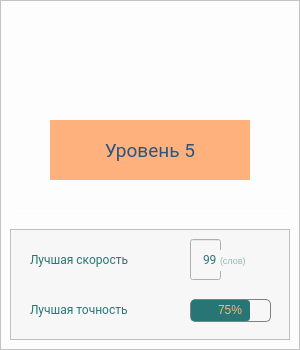
   <widget class="QFrame" name="frame_level_5">
    <property name="geometry">
     <rect>
      <x>1470</x>
      <y>100</y>
      <width>300</width>
      <height>350</height>
     </rect>
    </property>
    <property name="styleSheet">
     <string notr="true">background-color: rgb(253, 253, 253);</string>
    </property>
    <property name="frameShape">
     <enum>QFrame::StyledPanel</enum>
    </property>
    <property name="frameShadow">
     <enum>QFrame::Raised</enum>
    </property>
    <widget class="QLabel" name="image_level_5">
     <property name="geometry">
      <rect>
       <x>10</x>
       <y>10</y>
       <width>281</width>
       <height>81</height>
      </rect>
     </property>
     <property name="text">
      <string/>
     </property>
     <property name="pixmap">
      <pixmap>Images/уровень5.jpg</pixmap>
     </property>
    </widget>
    <widget class="QLabel" name="name_level_5">
     <property name="geometry">
      <rect>
       <x>50</x>
       <y>120</y>
       <width>200</width>
       <height>60</height>
      </rect>
     </property>
     <property name="font">
      <font>
       <family>Roboto</family>
       <pointsize>14</pointsize>
       <stylestrategy>PreferDefault</stylestrategy>
      </font>
     </property>
     <property name="styleSheet">
      <string notr="true">color: rgb(42, 85, 126);
background-color: rgb(255, 177, 125);</string>
     </property>
     <property name="text">
      <string>Уровень 5</string>
     </property>
     <property name="alignment">
      <set>Qt::AlignCenter</set>
     </property>
    </widget>
    <widget class="QFrame" name="stat_level_5">
     <property name="geometry">
      <rect>
       <x>10</x>
       <y>229</y>
       <width>280</width>
       <height>111</height>
      </rect>
     </property>
     <property name="styleSheet">
      <string notr="true">background-color: rgb(247, 247, 247);</string>
     </property>
     <property name="frameShape">
      <enum>QFrame::StyledPanel</enum>
     </property>
     <property name="frameShadow">
      <enum>QFrame::Raised</enum>
     </property>
     <widget class="QLabel" name="spedd_level_5">
      <property name="geometry">
       <rect>
        <x>20</x>
        <y>10</y>
        <width>151</width>
        <height>41</height>
       </rect>
      </property>
      <property name="font">
       <font>
        <family>Roboto</family>
        <pointsize>9</pointsize>
       </font>
      </property>
      <property name="styleSheet">
       <string notr="true">color: rgb(39, 117, 117);</string>
      </property>
      <property name="text">
       <string>Лучшая скорость</string>
      </property>
     </widget>
     <widget class="QProgressBar" name="count_accuracy_level_5">
      <property name="geometry">
       <rect>
        <x>180</x>
        <y>70</y>
        <width>81</width>
        <height>23</height>
       </rect>
      </property>
      <property name="styleSheet">
       <string notr="true">QProgressBar{
	color: rgb(255, 180, 130);
    border: 1px solid  grey;
    border-radius: 5px;
    text-align: center
}
QProgressBar::chunk {
    background-color: rgb(39, 117, 117);;
	border-radius: 3px;
}</string>
      </property>
      <property name="value">
       <number>75</number>
      </property>
      <property name="alignment">
       <set>Qt::AlignCenter</set>
      </property>
      <property name="orientation">
       <enum>Qt::Horizontal</enum>
      </property>
      <property name="format">
       <string notr="true">%p%</string>
      </property>
     </widget>
     <widget class="QLabel" name="accuracy_level_5">
      <property name="geometry">
       <rect>
        <x>20</x>
        <y>70</y>
        <width>151</width>
        <height>21</height>
       </rect>
      </property>
      <property name="font">
       <font>
        <family>Roboto</family>
        <pointsize>9</pointsize>
       </font>
      </property>
      <property name="styleSheet">
       <string notr="true">color: rgb(39, 117, 117);</string>
      </property>
      <property name="text">
       <string>Лучшая точность</string>
      </property>
     </widget>
     <widget class="QLineEdit" name="count_spedd_level_5">
      <property name="geometry">
       <rect>
        <x>180</x>
        <y>10</y>
        <width>31</width>
        <height>41</height>
       </rect>
      </property>
      <property name="font">
       <font>
        <family>Roboto</family>
        <pointsize>9</pointsize>
       </font>
      </property>
      <property name="styleSheet">
       <string notr="true">color: rgb(40, 120, 120);</string>
      </property>
      <property name="text">
       <string>99</string>
      </property>
      <property name="alignment">
       <set>Qt::AlignRight|Qt::AlignTrailing|Qt::AlignVCenter</set>
      </property>
      <property name="readOnly">
       <bool>true</bool>
      </property>
     </widget>
     <widget class="QLabel" name="symbols_in_minute_level_5">
      <property name="geometry">
       <rect>
        <x>210</x>
        <y>21</y>
        <width>47</width>
        <height>21</height>
       </rect>
      </property>
      <property name="font">
       <font>
        <pointsize>7</pointsize>
       </font>
      </property>
      <property name="styleSheet">
       <string notr="true">color: rgba(39, 117, 117, 120);</string>
      </property>
      <property name="text">
       <string>(слов)</string>
      </property>
     </widget>
    </widget>
    <widget class="Line" name="separator_level_5">
     <property name="geometry">
      <rect>
       <x>10</x>
       <y>210</y>
       <width>280</width>
       <height>1</height>
      </rect>
     </property>
     <property name="styleSheet">
      <string notr="true">background-color: rgb(239, 239, 239);</string>
     </property>
     <property name="orientation">
      <enum>Qt::Horizontal</enum>
     </property>
    </widget>
   </widget>
